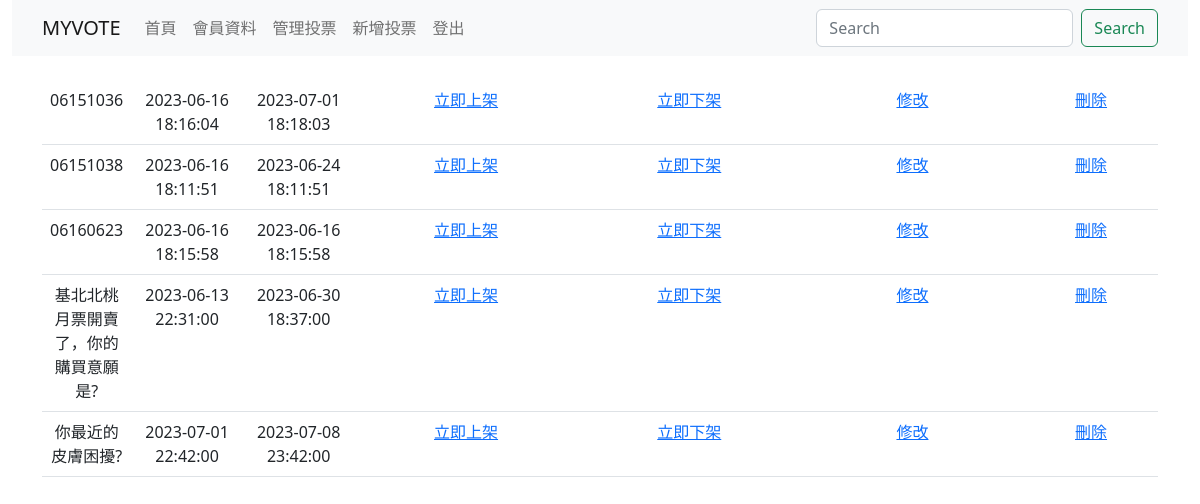
The page /back.php (signed in) on the database its author committed.
### tables this page shows
CREATE TABLE `topics` (
  `topic_id` int(10) UNSIGNED NOT NULL,
  `user_id` int(11) NOT NULL,
  `start_time` datetime NOT NULL,
  `stop_time` datetime NOT NULL,
  `created_time` timestamp NOT NULL DEFAULT current_timestamp(),
  `upate_time` timestamp NOT NULL DEFAULT current_timestamp() ON UPDATE current_timestamp(),
  `subject` varchar(60) NOT NULL,
  `img` text NOT NULL,
  `q_type` int(2) NOT NULL
);

### common.php (called while the page is built, shortened)
<?php
class DB {
    public $dsn="mysql:host=localhost;charset=utf8;dbname=s1120214";
    public $table;
    protected $user = "s1120214";
    protected $pw = "s1120214";
    protected $pdo;
    function __construct($table)
    {
        $this->table = $table;
        $this->pdo = new PDO($this->dsn, $this->user, $this->pw);
    }
    function all(...$arg)
    {
        $sql = "select * from $this->table ";
        return $this->pdo->query($sql)->fetchAll(PDO::FETCH_ASSOC);
    }
}
$Topics=new DB('topics');

### back/vote_list.php (the view)
<table style="text-align:center;align-items:center;" class="table table-hover ">
<?php
$rows=$Topics->all();
foreach($rows as $row){
?>
    <tr>
        <td style="width:8%;">
            <?=$row['subject'];?>
        </td>
        <td style="width:10%;">
        <?=$row['start_time'];?>
        </td>
        <td style="width:10%;">
        <?=$row['stop_time'];?>
        </td>
        <td style="width:20%;">
        <a href="./api/now_start.php?id=<?=$row['topic_id'];?>">立即上架</a>
        </td>
        <td style="width:20%;">
        <a href="./api/now_stop.php?id=<?=$row['topic_id'];?>">立即下架</a>
        </td>
        <td style="width:20%;">
        <a href="./back.php?go=edit_vote&id=<?=$row['topic_id'];?>">修改</a>
        </td>
        <td style="width:20%;">
        <a href="./api/delete_vote.php?topic_id=<?=$row['topic_id'];?>">刪除</a>
        </td>
<?php
}
?>
</table>

### back.php (shortened to what this page needs)
<?php
include_once "common.php";
?>
<!doctype html>
<html lang="en">
<head>
  <link rel="stylesheet" href="./css/style.css">
  <link href="https://cdn.jsdelivr.net/npm/bootstrap@5.2.3/dist/css/bootstrap.min.css" rel="stylesheet">
</head>
<body class="container-fluid">
  <nav class="navbar navbar-expand-lg bg-light box">
    <div class="container">
      <a class="navbar-brand" href="#">MYVOTE</a>
      <div class="collapse navbar-collapse" id="navbarSupportedContent">
        <ul class="navbar-nav me-auto mb-2 mb-lg-0">
        <li class="nav-item">
            <a class="nav-link " href="index.php?go=hot">首頁</a>
          </li>
          <li class="nav-item">
            <a class="nav-link " href="index.php?go=hot">會員資料</a>
          </li>
          <?php
          switch ($_SESSION['pr']) {
            case 1:
              echo "<li class='nav-item'>
              <a class='nav-link' href='back.php?go=vote_list'>管理投票</a>
            </li>
            <li class='nav-item'>
              <a class='nav-link' href='back.php?go=post_vote'>新增投票</a>
            </li>"
              ;
              break;
          }
          ?>
          <li class="nav-item">
            <a class="nav-link" href="./api/log_out.php">登出</a>
          </li>
        </ul>
        <form class="d-flex" role="search">
          <input class="form-control me-2" type="search" placeholder="Search" aria-label="Search">
          <button class="btn btn-outline-success" type="submit">Search</button>
        </form>
      </div>
    </div>
  </nav>
  <div class="box container">
    <br>
    <?php
    $go = $_GET['go'] ?? "vote_list";
    $file = "back/" . $go . ".php";
    if (file_exists($file)) {
      include $file;
    } else {
      include "./back/my_vote.php";
    }
    ?>
  </div>
</body>
</html>

### rows shown on the page
topics: subject "06151036", start_time "2023-06-16 18:16:04", stop_time "2023-07-01 18:18:03"
topics: subject "06151038", start_time "2023-06-16 18:11:51", stop_time "2023-06-24 18:11:51"
topics: subject "06160623", start_time "2023-06-16 18:15:58", stop_time "2023-06-16 18:15:58"
topics: subject "基北北桃月票開賣了，你的購買意願是?", start_time "2023-06-13 22:31:00", stop_time "2023-06-30 18:37:00"
topics: subject "你最近的皮膚困擾?", start_time "2023-07-01 22:42:00", stop_time "2023-07-08 23:42:00"
